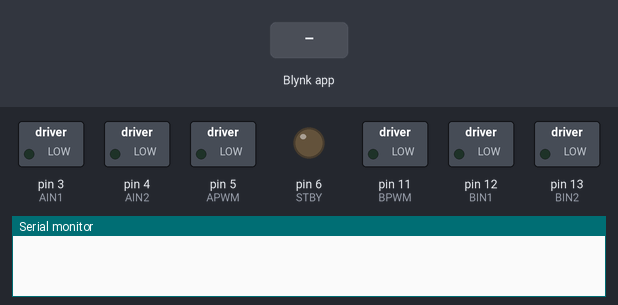
A sketch run on a simulated Arduino Uno, built with avr-gcc and run on an emulated ATmega328P. On the bench: switched loads named in the sketch (green lamp = pin HIGH), output pins drawn as LEDs (lit = HIGH), the last lines printed to the serial monitor. The inputs (shaded band) are chosen by the test bench. WiFi joins after 1.5 s; servers stay silent unless stated.

Above: at 3.0 s.
3.1 s: Blynk app writes 1 to V1
At 3.5 s:
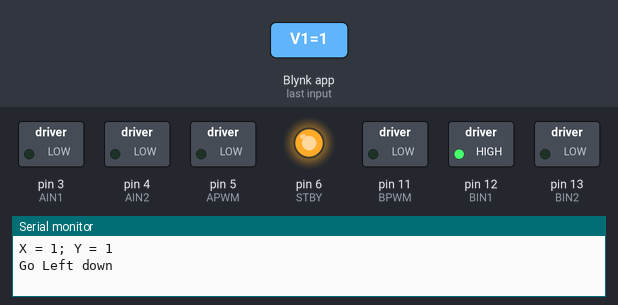
4.6 s: Blynk app writes 1 to V2
6.1 s: Blynk app writes 0 to V1
At 7.0 s:
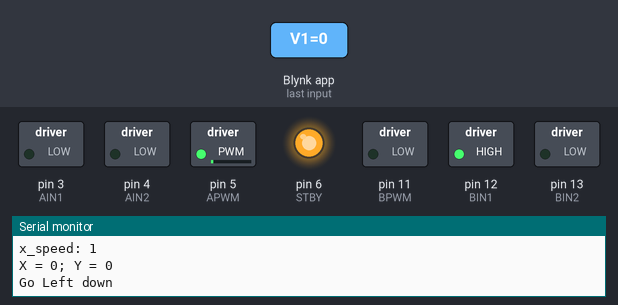
Timing chart, 0 to 9.1 s (numbered marks = the images above; inputs shaded):
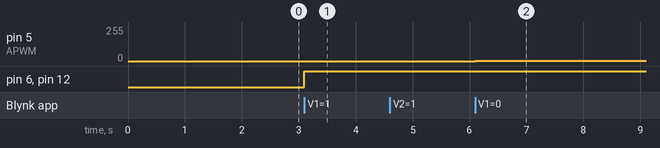

Measured:
- after the input at 3.1 s, pin 6 (STBY), pin 12 (BIN1): LOW → HIGH at once
- after the input at 6.1 s, pin 5 (APWM): 0/255 → 1/255 at once

The sketch:

WiFi_blink_connected.ino
```cpp
#include <WiFiUdp.h>

#define BLYNK_PRINT Serial    // Comment this out to disable prints and save space
#include <ESP8266_Lib.h>
#include <BlynkSimpleShieldEsp8266.h>

#include <NewPing.h>

#define TRIGGER_PIN  10
#define ECHO_PIN     7
#define MAX_DISTANCE 200

NewPing sonar(TRIGGER_PIN, ECHO_PIN, MAX_DISTANCE);

// Pin assignments
#define AIN1 3
#define AIN2 4
#define APWM 5
#define BIN1 12
#define BIN2 13
#define BPWM 11
#define STBY 6

int x_speed = 0;
int y_speed = 0;
int distance = 0;

enum motor_state_t {
    STOP,
    FORWARD,
    BACKWARD
};

void setLeftMotor(motor_state_t direction, uint8_t speed){
    if(direction == STOP){
        digitalWrite(AIN1, LOW);
        digitalWrite(AIN2, LOW);
    }else if(direction == BACKWARD){
        digitalWrite(AIN1, HIGH);
        digitalWrite(AIN2, LOW);
    }else if(direction == FORWARD){
        digitalWrite(AIN1, LOW);
        digitalWrite(AIN2, HIGH);
    }
    analogWrite (APWM, speed);
}

void setRightMotor(int8_t direction, uint8_t speed){
    if(direction == STOP){
        digitalWrite(BIN1, LOW);
        digitalWrite(BIN2, LOW);
    }else if(direction == BACKWARD){
        digitalWrite(BIN1, HIGH);
        digitalWrite(BIN2, LOW);
    }else if(direction == FORWARD){
        digitalWrite(BIN1, LOW);
        digitalWrite(BIN2, HIGH);
    }
    analogWrite (BPWM, speed);
}

void stopRobot(){
    digitalWrite(STBY, LOW);
}

void goRobot(){
    digitalWrite(STBY, HIGH);
}


// You should get Auth Token in the Blynk App.
// Go to the Project Settings (nut icon).
char auth[] = "74d179e9421340ca9146557bd0604c34";

// Your WiFi credentials.
// Set password to "" for open networks.
char ssid[] = "FRITZ!Box_Gurevych";
char pass[] = "04426925845952733255";

// Hardware Serial on Mega, Leonardo, Micro...
//#define EspSerial Serial1

// or Software Serial on Uno, Nano...
#include <SoftwareSerial.h>
SoftwareSerial EspSerial(8, 9); // RX, TX

// Your ESP8266 baud rate:
#define ESP8266_BAUD 9600

ESP8266 wifi(&EspSerial);

void setup()
{
    // Initialize pins as outputs
    pinMode (STBY, OUTPUT);
    pinMode (AIN1, OUTPUT);
    pinMode (AIN2, OUTPUT);
    pinMode (APWM, OUTPUT);
    pinMode (BIN1, OUTPUT);
    pinMode (BIN2, OUTPUT);
    pinMode (BPWM, OUTPUT);
    pinMode (TRIGGER_PIN, OUTPUT);
    pinMode (ECHO_PIN, INPUT);
    // Set console baud rate
    Serial.begin(9600);
    delay(10);
    // Set ESP8266 baud rate
    EspSerial.begin(ESP8266_BAUD);
    delay(10);

    Blynk.begin(auth, wifi, ssid, pass);
}

BLYNK_READ(V5) {
    int uS = sonar.ping();
    distance = uS / US_ROUNDTRIP_CM;
    Serial.print("Ping: ");
    Serial.print(distance);
    Serial.println("cm");
    // Write to Blynk Virtual Pin 5
    Blynk.virtualWrite(V5, distance);
}

BLYNK_READ(V0){
    Blynk.virtualWrite(V0, 100);
}

BLYNK_WRITE(V2) {
    x_speed = param.asInt();
    Serial.print("x_speed: ");
    Serial.println(x_speed);
}

BLYNK_WRITE(V3) {
    y_speed = param.asInt();
    Serial.print("y_speed: ");
    Serial.println(y_speed);
}

BLYNK_WRITE(V1) {
    // Joystick range is 0 to 1024. Resting zero position of the joystick is 512
    const int ZERO_POSITION = 512;

    // Use a threshold to account for near zero position
    const int THRESHOLD_OFFSET = 90;

    // speed for a hard clouckwise/counterclockwise turn
    const int TURN_SPEED = 120;

    // Parameters received from Blynk app
    int x = param[0].asInt();
    int y = param[1].asInt();

    // Direction variables indicating direction of joystick movement
    // Possible values: -1, 0, 1
    int x_direction;
    int y_direction;

    // Print x and y values for debugging
    Serial.print("X = ");
    Serial.print(x);
    Serial.print("; Y = ");
    Serial.println(y);

    // Determine direction of the joystick
    x_direction = 0;
    y_direction = 0;

    if(x > (ZERO_POSITION + THRESHOLD_OFFSET)){
        x_direction = 1;
    }else if(x < (ZERO_POSITION - THRESHOLD_OFFSET)){
        x_direction = -1;
    }

    if(y > (ZERO_POSITION + THRESHOLD_OFFSET)){
        y_direction = 1;
    }else if(y < (ZERO_POSITION - THRESHOLD_OFFSET)){
        y_direction = -1;
    }

    // Move the WiFiBot according to the x and y direction:
    // STOP:       x= 0, y= 0
    // FORWARD:    x= 0, y= 1
    // BACKWARD:   x= 0, y=-1
    // RIGHT UP:   x= 1, y= 1
    // RIGHT:      x= 1, y= 0
    // RIGHT DOWN: x= 1, y=-1
    // LEFT UP:    x=-1, y=-1
    // LEFT:       x=-1, y= 0
    // LEFT DOWN:  x=-1, y=-1

    if (x_direction == 0 && y_direction ==0){
        // STOP: x= 0, y= 0
        stopRobot();
        setLeftMotor(STOP, 0);
        setRightMotor(STOP, 0);
        Serial.println("STOP");
    } else {
        // Robot is moving, set STBY pin accordingly using the goRobot function
        goRobot();
        Serial.print("Go ");

        // Set the direction and speed of the motors accordingly
        if(x_direction == 0){

            if(y_direction == 1){
                Serial.println("Forward");
                // FORWARD: x= 0, y= 1
                setLeftMotor(FORWARD, x_speed);
                setRightMotor(FORWARD, y_speed);
            }else if(y_direction == -1){
                // BACKWARD:   x= 0, y=-1
                Serial.println("Backward");
                setLeftMotor(BACKWARD, x_speed);
                setRightMotor(BACKWARD, y_speed);
            }
            //
        }else if(x_direction == 1){
            if(y_direction == 1){
                // RIGHT UP:   x= 1, y= 1
                Serial.println("Right up");
                setLeftMotor(FORWARD, x_speed);
                setRightMotor(STOP, y_speed);
            }else if(y_direction == 0){
                // RIGHT:      x= 1, y= 0
                Serial.println("Right");
                setLeftMotor(FORWARD, TURN_SPEED);
                setRightMotor(BACKWARD, TURN_SPEED);
            }else if(y_direction == -1){
                // RIGHT DOWN: x= 1, y=-1
                Serial.println("Right down");
                setLeftMotor(BACKWARD, x_speed);
                setRightMotor(STOP, y_speed);
            }
        }else if(x_direction == -1){
            if(y_direction == 1){
                // LEFT UP:    x=-1, y=-1
                Serial.println("Left up");
                setLeftMotor(STOP, x_speed);
                setRightMotor(FORWARD, y_speed);
            }else if(y_direction == 0){
                // LEFT:       x=-1, y= 0
                Serial.println("Left");
                setLeftMotor(BACKWARD, TURN_SPEED);
                setRightMotor(FORWARD, TURN_SPEED);
            }else if(y_direction == -1){
                // LEFT DOWN:  x=-1, y=-1
                Serial.println("Left down");
                setLeftMotor(STOP, x_speed);
                setRightMotor(BACKWARD, y_speed);
            }
        }
    }
}

void loop()
{
    Blynk.run();
}
```
